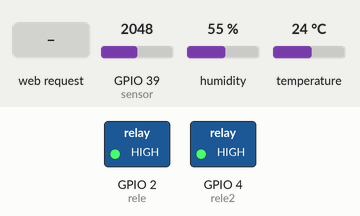
Bench run of a sketch on a simulated ESP32. Shown: switched loads named in the sketch (green lamp = pin HIGH). Inputs (shaded band) come from the test bench; at power-on: GPIO 39 (sensor) = 2048, humidity 55 %, temperature 24 °C. WiFi joins after 1.5 s; servers stay silent unless stated; pins used as bus, display or sensor lines are not drawn; what the sketch prints to the serial monitor is not drawn.

Above: at 2.7 s.
2.8 s: HTTP request GET /2/on received
At 5.1 s:
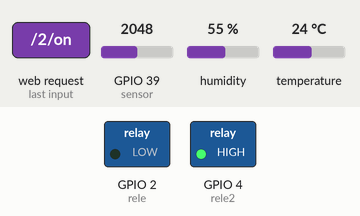
6.0 s: HTTP request GET /4/on received
At 8.5 s:
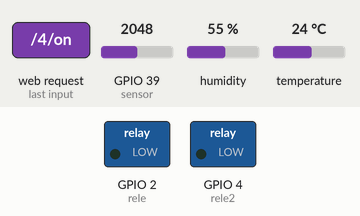
9.0 s: HTTP request GET /2/off received
At 11.7 s:
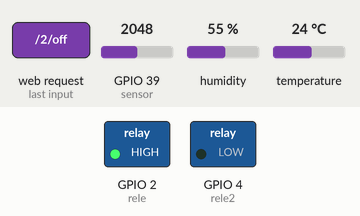
12.0 s: GPIO 39 (sensor) set to 1548
14.1 s: GPIO 39 (sensor) set to 1452
Timing chart, 0 to 17.1 s (numbered marks = the images above; inputs shaded):
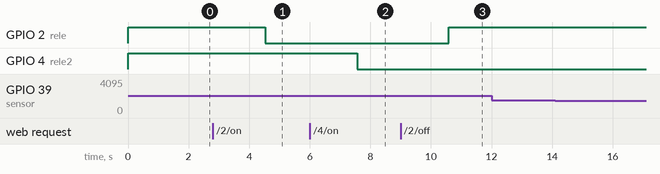

Measured:
- after the input at 2.8 s, GPIO 2 (rele): HIGH → LOW after 1.7 s
- after the input at 6.0 s, GPIO 4 (rele2): HIGH → LOW after 1.6 s
- after the input at 9.0 s, GPIO 2 (rele): LOW → HIGH after 1.6 s
- after the input at 12.0 s, every drawn part: stays the same
- after the input at 14.1 s, every drawn part: stays the same

The sketch:

GrowerAuto.ino
```cpp
#include <WiFi.h>
#include <WebServer.h>
#include <DHT.h>

#define PINODHT 5 // sensor de umidade e temperatura ambiente
#define MODELODHT DHT11
DHT dht(PINODHT, MODELODHT);
#define sensor 39 // sensor umidade do solo

const char* ssid = "UPLEARN1";
const char* password = "UpLe@rn1";
WiFiServer server(80);

String header;
String estado_rele = "off";
String estado_rele2 = "off";

const int rele = 2;
const int rele2 = 4;
int valorumidade;
const char* estado;

unsigned long currentTime = millis();
unsigned long previousTime = 0;
// define o tempo em milissegundos (2000ms = 2s)
const long timeoutTime = 2000;

void setup() {
  Serial.begin(115200);
  // inicializa as variaveis do output
  pinMode(sensor, OUTPUT);
  pinMode(rele, OUTPUT);
  pinMode(rele2, OUTPUT);

  // reles desligados
  digitalWrite(rele, HIGH);
  digitalWrite(rele2, HIGH);

  // conectando no wifi
  Serial.print("Connecting to ");
  Serial.println(ssid);
  WiFi.begin(ssid, password);
  while (WiFi.status() != WL_CONNECTED) {
    delay(500);
    Serial.print(".");
  }
  // mostra o ip do web server
  Serial.println("");
  Serial.println("WiFi connected.");
  Serial.println("IP address: ");
  Serial.println(WiFi.localIP());
  server.begin();
}

int readSensor() {
  digitalWrite(sensor, HIGH);  // liga o sensor
  delay(1000);
  int val = analogRead(sensor);             // leitura analogica do sensor
  valorumidade = map(val, 0, 1023, 0, 34);  // funcao map de conversao do valor do sensor
  digitalWrite(sensor, LOW);           // desliga o sensor
  return valorumidade;                      // retorna o valor da umidade convertido
}

void loop() {
  WiFiClient client = server.available();  // verifica se ha clientes
  dht.begin();
  int solo = readSensor();
  //aguardar alguns segundos entre as medidas
  delay(500);

  // determina o estado do solo
  if (solo >= 50) {
    Serial.print("O solo está em ");
    Serial.print(solo);
    Serial.print("%\n");
    Serial.println("Status: Solo seco\n\n");
    estado = "Solo seco!";
  } else if (solo < 50) {
    Serial.print("O solo está em ");
    Serial.print(solo);
    Serial.print("%\n");
    Serial.println("Status: Solo umido\n\n");
    estado = "Solo úmido";
  }

  // if(solo>=80){
  //   digitalWrite(rele, LOW);
  //   delay(2000);
  // }else{
  //   digitalWrite(rele, HIGH);
  // }

  // lendo as informações
  int umi = dht.readHumidity();
  int tempC = dht.readTemperature();

  // verificando se as leituras falharam
  if (isnan(umi) || isnan(tempC)) {
    Serial.println("!!!");
    delay(500);
  }
  if (client) {  // se tiver um novo cliente
    currentTime = millis();
    previousTime = currentTime;
    Serial.println("New Client.");                                             // mostra no monitor
    String currentLine = "";                                                   // String para segurar dados do cliente
    while (client.connected() && currentTime - previousTime <= timeoutTime) {  // loop while quando o cliente estiver conectado
      currentTime = millis();
      if (client.available()) {  // se houver bytes para ler do cliente
        char c = client.read();  // leitura
        Serial.write(c);         // mostra no monitor
        header += c;
        if (c == '\n') {
          if (currentLine.length() == 0) {
            client.println("HTTP/1.1 200 OK");
            client.println("Content-type:text/html");
            client.println("Connection: close");
            client.println();

            // ligar botoes
            if (header.indexOf("GET /2/on") >= 0) {
              Serial.println("Irrigação ON");
              estado_rele = "on";
              digitalWrite(rele, LOW);
            } else if (header.indexOf("GET /2/off") >= 0) {
              Serial.println("Irrigação OFF");
              estado_rele = "off";
              digitalWrite(rele, HIGH);
            }
            if (header.indexOf("GET /4/on") >= 0) {
              Serial.println("Adubação ON");
              estado_rele2 = "on";
              digitalWrite(rele2, LOW);
            } else if (header.indexOf("GET /4/off") >= 0) {
              Serial.println("Adubação OFF");
              estado_rele2 = "off";
              digitalWrite(rele2, HIGH);
            }

            // pagina html
            client.println("<html><html lang=\"pt-BR\"> <head> <meta charset=\"UTF-8\"> <meta http-equiv=\"X-UA-Compatible\" content=\"IE=edge\"> <meta name=\"viewport\" content=\"width=device-width, initial-scale=1\">");
            client.println("<link href=\"https://cdn.jsdelivr.net/npm/bootstrap@5.3.0-alpha1/dist/css/bootstrap.min.css\" rel=\"stylesheet\" integrity=\"sha384-GLhlTQ8iRABdZLl6O3oVMWSktQOp6b7In1Zl3/Jr59b6EGGoI1aFkw7cmDA6j6gD\" crossorigin=\"anonymous\">");
            client.println("<style> @import url(\'https://fonts.googleapis.com/css?family=Montserrat:400,800\'); #sensor { text-align: center; font-size: 1.4em; font-family: 'Montserrat', sans-serif; padding-top:40px; padding-bottom: 20px;display: flex; justify-content: center; align-items: center;}");
            client.println(".title {font-family: 'Lato', sans-serif; font-weight: 600;}");
            client.println("p {padding: 1px;}");
            client.println("#ambiente {width: 350px;height: 400px;}");
            client.println("#solo {width: 350px; height: 400px;}");
            client.println("#controlar{width: 350px; height: 400px;}");
            client.println("</style></head>");
            client.println("</style></head><body>");
            client.println("<div class=\"container justify-content-center\" id=\"sensor\"><div class=\"row\"><div class=\"col\">");
            client.println("<div class=\"card border-success rounded-2 shadow\" id=\"ambiente\"><div class=\"card-body bg-white rounded-2\">");
            client.println("<p class=\"title\">Umidade e Temperatura Ambiente<br></p>");
            client.println("<p>Temperatura<br>");
            client.println((int)tempC);
            client.println("°C<br><br></p><p>Umidade<br>");
            client.println((int)umi);
            client.println("%</p></div></div></div>");
            client.println("<div class=\"col\"><div class=\"card border-success rounded-2 shadow\" id=\"solo\"><div class=\"card-body bg-white rounded-2\">");
            client.println("<p class=\"title\">Umidade do Solo</p>");
            client.println("<p class=\"p-3\">Sensor<br>");
            client.println(solo);
            client.println("%<br></p><p class=\"p-3\">Estado<br>");
            client.println(estado);
            client.println("</p></div></div></div>");
            client.println("<div class=\"col\"><div class=\"card border-success rounded-2 shadow\" id=\"controlar\">");
            client.println("<div class=\"card-body bg-white rounded-2\"><p class=\"title\">Controle</p>");
            client.println("<p>Irrigação<br><p>");
            if (estado_rele == "off") { // se o rele estiver off, o botao fica on para que o usuario ligue
              client.println("<p><a href=\"/2/on\"><button class=\"button\">ON</button></a></p><br>");
            } else { // senao fica off, ou seja, o rele esta ligado e o usuario pode desligar quando quiser
              client.println("<p><a href=\"/2/off\"><button class=\"button\">OFF</button></a></p><br>");
            }
            client.println("<p>Adubação<br></p>");
            if (estado_rele2 == "off") {
              client.println("<p><a href=\"/4/on\"><button class=\"button\">ON</button></a></p>");
            } else {
              client.println("<p><a href=\"/4/off\"><button class=\"button\">OFF</button></a></p>");
            }
            client.println("</div></div></div></body></html>");

            client.println();
            // quebra o loop
            break;
          } else {
            currentLine = "";
          }
        } else if (c != '\r') {
          currentLine += c;
        }
      }
    }
    header = "";
    client.stop();
    Serial.println("Client disconnected.");
    Serial.println("");
  }
}
```
